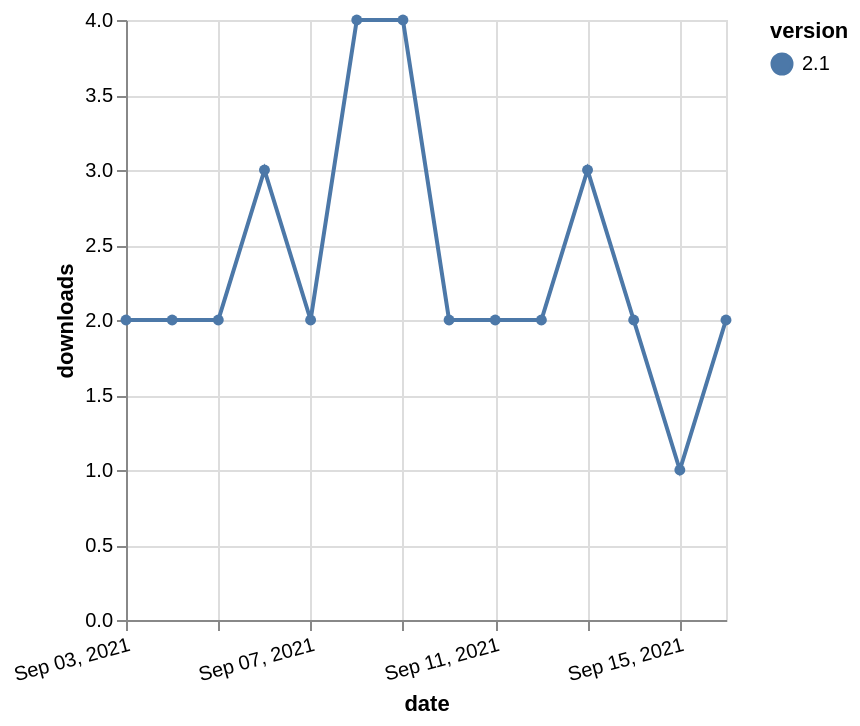

Source (Vega-Lite JSON):
### Vega-Lite specification from a JSON file in a GitHub repository (floating-point values rounded to 4 significant figures)
{"$schema": "https://vega.github.io/schema/vega-lite/v5.json", "description": "A simple bar chart with embedded data.", "data": {"values": [{"date": "2021-09-03", "total": 3312, "delta": 2, "version": "2.1"}, {"date": "2021-09-04", "total": 3314, "delta": 2, "version": "2.1"}, {"date": "2021-09-05", "total": 3316, "delta": 2, "version": "2.1"}, {"date": "2021-09-06", "total": 3319, "delta": 3, "version": "2.1"}, {"date": "2021-09-07", "total": 3321, "delta": 2, "version": "2.1"}, {"date": "2021-09-08", "total": 3325, "delta": 4, "version": "2.1"}, {"date": "2021-09-09", "total": 3329, "delta": 4, "version": "2.1"}, {"date": "2021-09-10", "total": 3331, "delta": 2, "version": "2.1"}, {"date": "2021-09-11", "total": 3333, "delta": 2, "version": "2.1"}, {"date": "2021-09-12", "total": 3335, "delta": 2, "version": "2.1"}, {"date": "2021-09-13", "total": 3338, "delta": 3, "version": "2.1"}, {"date": "2021-09-14", "total": 3340, "delta": 2, "version": "2.1"}, {"date": "2021-09-15", "total": 3341, "delta": 1, "version": "2.1"}, {"date": "2021-09-16", "total": 3343, "delta": 2, "version": "2.1"}]}, "width": "container", "mark": {"type": "line", "point": {"filled": true}}, "encoding": {"x": {"field": "date", "type": "temporal", "timeUnit": "yearmonthdate", "title": "date", "axis": {"labelAngle": -15}}, "y": {"field": "delta", "type": "quantitative", "title": "downloads"}, "color": {"field": "version", "type": "nominal"}, "tooltip": {"field": "delta"}}}
